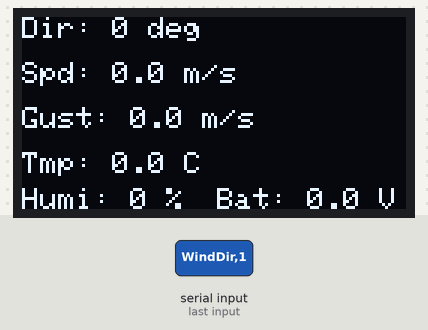
Simulated run of this sketch. Board: ESP32. Shown: 128×64 one-colour display. The inputs (shaded band) are chosen by the test bench. No radio packets arrive unless stated; what the sketch prints to the serial monitor is not drawn.

1.3 s: "WindDir,1\n" received over Serial
Above: at 1.8 s.
Timing chart, 0 to 4.3 s (numbered marks = the images above; inputs shaded):
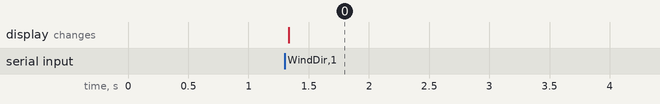

Measured:
- after the input at 1.3 s, the display: changes at once (image 0)

The sketch:

WS80_Lora_sender.ino
```cpp
#include <SPI.h>
#include <LoRa.h>
#include <Adafruit_GFX.h>
#include <Adafruit_SSD1306.h>

// ====== LoRa Configuration ======
#define SCK     5    // LoRa SCK Pin
#define MISO    19   // LoRa MISO Pin
#define MOSI    27   // LoRa MOSI Pin
#define SS      18   // LoRa SS Pin
#define RST     23   // LoRa RST Pin
#define DI0     26   // LoRa DIO0 Pin
#define BAND    868E6 // LoRa frequency (868 MHz)

// ====== OLED Display Configuration ======
#define SCREEN_WIDTH 128
#define SCREEN_HEIGHT 64
#define TEXT_SIZE 1
#define CURSOR_Y_SPACING 25

Adafruit_SSD1306 display(SCREEN_WIDTH, SCREEN_HEIGHT, &Wire, -1);

// ====== Global Variables ======
struct SensorData {
  int windDir = 0;
  float windSpeed = 0.0;  // m/s
  float windGust = 0.0;
  float temperature = 0.0;
  float humidity = 0.0;
  float batVoltage = 0.0;
};

SensorData dataToSend;
bool displayEnabled = true;  // Set to false to disable OLED display

unsigned long lastSendTime = 0; // Time tracking for LoRa sending
unsigned long serialReadInterval = 5000; // 5 seconds interval for sending LoRa data
unsigned long lastSerialReadTime = 0;  // Timer for reading data
String serialData = "";  // Buffer for incoming data
bool sendDataFlag = false;  // Flag to trigger data send every 5 seconds

// ====== Setup ======
void setup() {
  Serial.begin(115200);

  // Initialize SPI and LoRa
  SPI.begin(SCK, MISO, MOSI, SS);
  LoRa.setPins(SS, RST, DI0);

  // Initialize OLED
  if (!display.begin(SSD1306_SWITCHCAPVCC, 0x3C)) {
    Serial.println("SSD1306 allocation failed!");
    while (1);
  }
  display.clearDisplay();
  display.setTextSize(TEXT_SIZE);
  display.setTextColor(WHITE);
  display.setCursor(0, 0);
  display.println("🔵 LoRa KWind");
  display.display();

  // Initialize LoRa
  if (!LoRa.begin(BAND)) {
    Serial.println("Starting LoRa failed!");
    while (1);
  }

  Serial.println("✅ LoRa Initialized");
}

// ====== Loop ======
void loop() {
  // Read and buffer serial data if available
  if (Serial.available()) {
    char incomingByte = Serial.read();
    serialData += incomingByte;

    // If a complete packet (e.g., ending with newline) is received, parse it
    if (incomingByte == '\n') {
      serialData.trim();  // Clean up the received string
      parseData(serialData);
      serialData = "";  // Clear the buffer after processing
    }
  }

  // Check if it's time to send data over LoRa
  if (millis() - lastSendTime >= serialReadInterval) {
    sendDataFlag = true;  // Set flag to send data over LoRa
    lastSendTime = millis();  // Reset send timer
  }

  // If sendDataFlag is set, send data over LoRa and reset the flag
  if (sendDataFlag) {
    sendLoRaPacket();
    sendDataFlag = false;  // Reset the flag after sending data
  }
}

// ====== Parse Incoming Serial Data ======
void parseData(String data) {
  data.trim();  // Clean incoming string

  if (data.indexOf("WindDir") != -1) dataToSend.windDir = getValue(data, "WindDir");
  if (data.indexOf("WindSpeed") != -1) dataToSend.windSpeed = getValue(data, "WindSpeed");  // m/s
  if (data.indexOf("WindGust") != -1) dataToSend.windGust = getValue(data, "WindGust");
  if (data.indexOf("Temperature") != -1) dataToSend.temperature = getValue(data, "Temperature");
  if (data.indexOf("Humi") != -1) dataToSend.humidity = getValue(data, "Humi");
  if (data.indexOf("BatVoltage") != -1) dataToSend.batVoltage = getValue(data, "BatVoltage");
  // Display on OLED if enabled
  if (displayEnabled) {
    displayData();
  }
}

// ====== Extract Value from Serial String ======
float getValue(String data, String key) {
  int keyPos = data.indexOf(key);
  if (keyPos != -1) {
    int startPos = data.indexOf("=", keyPos) + 1;
    int endPos = data.indexOf("\n", startPos);
    if (endPos == -1) endPos = data.length(); // If no newline, take until end
    String valueString = data.substring(startPos, endPos);
    valueString.trim();
    return valueString.toFloat();
  }
  return 0.0;
}

// ====== Send Packet over LoRa ======
void sendLoRaPacket() {
  LoRa.beginPacket();
  LoRa.print("WindDir: " + String(dataToSend.windDir));
  LoRa.print(", WindSpeed: " + String(dataToSend.windSpeed) + " m/s");  // m/s
  LoRa.print(", WindGust: " + String(dataToSend.windGust) + " m/s");  // m/s
  LoRa.print(", Temp: " + String(dataToSend.temperature) + " C");
  LoRa.print(", Humi: " + String(dataToSend.humidity) + " %");
  LoRa.print(", BatVoltage: " + String(dataToSend.batVoltage) + " V");
  LoRa.endPacket();
// Debug Print
  Serial.println("\n📊 Parsed Data:");
  Serial.printf("🌬 WindDir: %d°\n", dataToSend.windDir);
  Serial.printf("💨 WindSpeed: %.1f m/s\n", dataToSend.windSpeed);  // Confirm in m/s
  Serial.printf("🌪 WindGust: %.1f m/s\n", dataToSend.windGust);  // Confirm in m/s
  Serial.printf("🌡 Temp: %.1f °C\n", dataToSend.temperature);
  Serial.printf("💧 Humi: %.1f %%\n", dataToSend.humidity);
  Serial.printf("🔋 BatVoltage: %.2f V\n", dataToSend.batVoltage);
  Serial.println("📡 Sent LoRa Packet:");
  Serial.printf("WindDir: %d°, WindSpeed: %.1f m/s, WindGust: %.1f m/s, Temp: %.1f°C, Humi: %.1f%%, BatVoltage: %.2fV\n",
                dataToSend.windDir, dataToSend.windSpeed, dataToSend.windGust, dataToSend.temperature, dataToSend.humidity, dataToSend.batVoltage);
}

// ====== Display Data on OLED ======
void displayData() {
  display.clearDisplay();
  display.setTextSize(TEXT_SIZE);
  display.setCursor(0, 0);
  display.printf("Dir: %d deg\n", dataToSend.windDir);
  display.setCursor(0, 15);
  display.printf("Spd: %.1f m/s\n", dataToSend.windSpeed);  // m/s
  display.setCursor(0, 30);
  display.printf("Gust: %.1f m/s\n", dataToSend.windGust);  // m/s
  display.setCursor(0, 45);
  display.printf("Tmp: %.1f C\n", dataToSend.temperature);
  display.setCursor(0, 57);
  display.printf("Humi: %.0f %%\n", dataToSend.humidity);
  display.setCursor(65, 57);
  display.printf("Bat: %.1f V\n", dataToSend.batVoltage);

  display.display();
}
```
